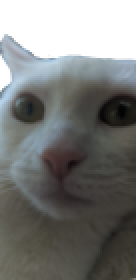
#> input picture assets/art/PIP_ART.bmp, 68 x 140 px (shown 2 times larger)
$ python nano_art_converter.py
#> lines starting #> are read from the running program, lines starting #| are printed output that depends on the picture; after the words box and inside, x2 and y2 are one past the last pixel; in counts of white or black regions, pixels touching at a corner belong together
from PIL import Image

def bmp_to_raw_data(bmp_path):
#> called with bmp_path = './PIP_ART.bmp'
    img = Image.open(bmp_path)
#> img is the input picture: PIL image 68x140 RGBA; mean R, G, B, A 71.8, 73.2, 71.3, 203.8

    if img.size == (68, 140):
        img = img.rotate(90, expand=True).transpose(Image.FLIP_LEFT_RIGHT)
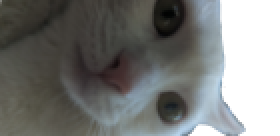
#> img: PIL image 140x68 RGBA (shown 2 times larger); mean R, G, B, A 71.8, 73.2, 71.3, 203.8; transparent parts drawn white

    assert img.size == (140, 68), "Image must be 140x68 pixels in size after potential re-orientation"

    img = img.convert('1')
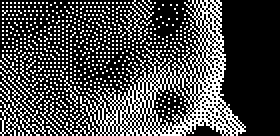
#> img: PIL image 140x68 1 (shown 2 times larger); 28.3% white in thin lines or dots, all inside (x1, y1, x2, y2) = (0, 0, 123, 68)

    ascii_art = []
    raw_data = []
    for y in range(img.height):
        current_byte = 0
        bit_position = 7
        ascii_row = ''
        for x in range(img.width):
            if img.getpixel((x, y)):
                ascii_row += '#'
            else:
                current_byte |= 1 << bit_position
                ascii_row += ' '
            bit_position -= 1
            if bit_position < 0:
                raw_data.append(current_byte)
                current_byte = 0
                bit_position = 7
        if bit_position != 7:
            raw_data.append(current_byte)
        ascii_art.append(ascii_row)

    return ascii_art, raw_data

def format_as_c_array(data):
    segments = []
    for i in range(0, len(data), 15):
        segment = data[i:i+15]
        segments.append(", ".join(["0x{:02X}".format(byte) for byte in segment]))

    return "{\n    " + ",\n    ".join(segments) + "\n}"

if __name__ == "__main__":
    bmp_path = "./PIP_ART.bmp"

    ascii_art, raw_data = bmp_to_raw_data(bmp_path)

    print("\nASCII Art Representation:")
    for row in ascii_art:
        print(row)

    c_array_representation = format_as_c_array(raw_data)

    print("\nC Array Representation:")
    print(c_array_representation)
